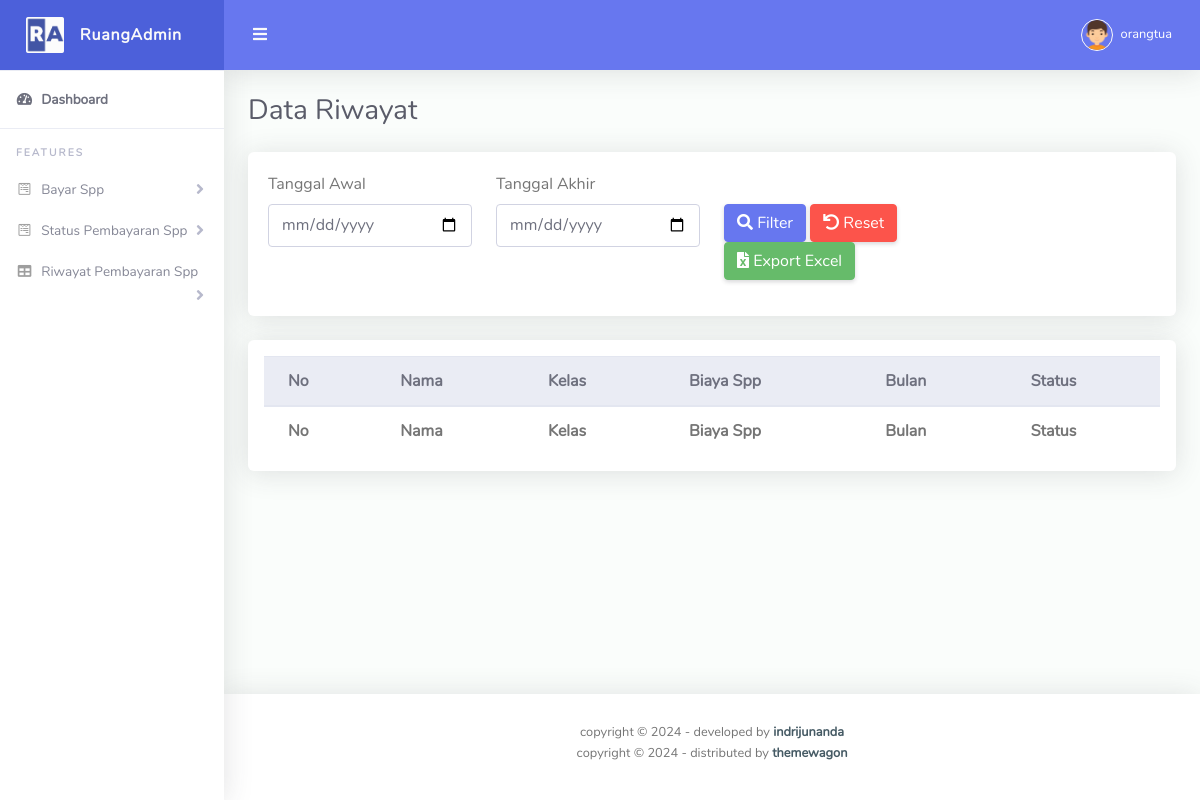
The page /orangtua/riwayat.php (signed in) on the database as committed earlier.
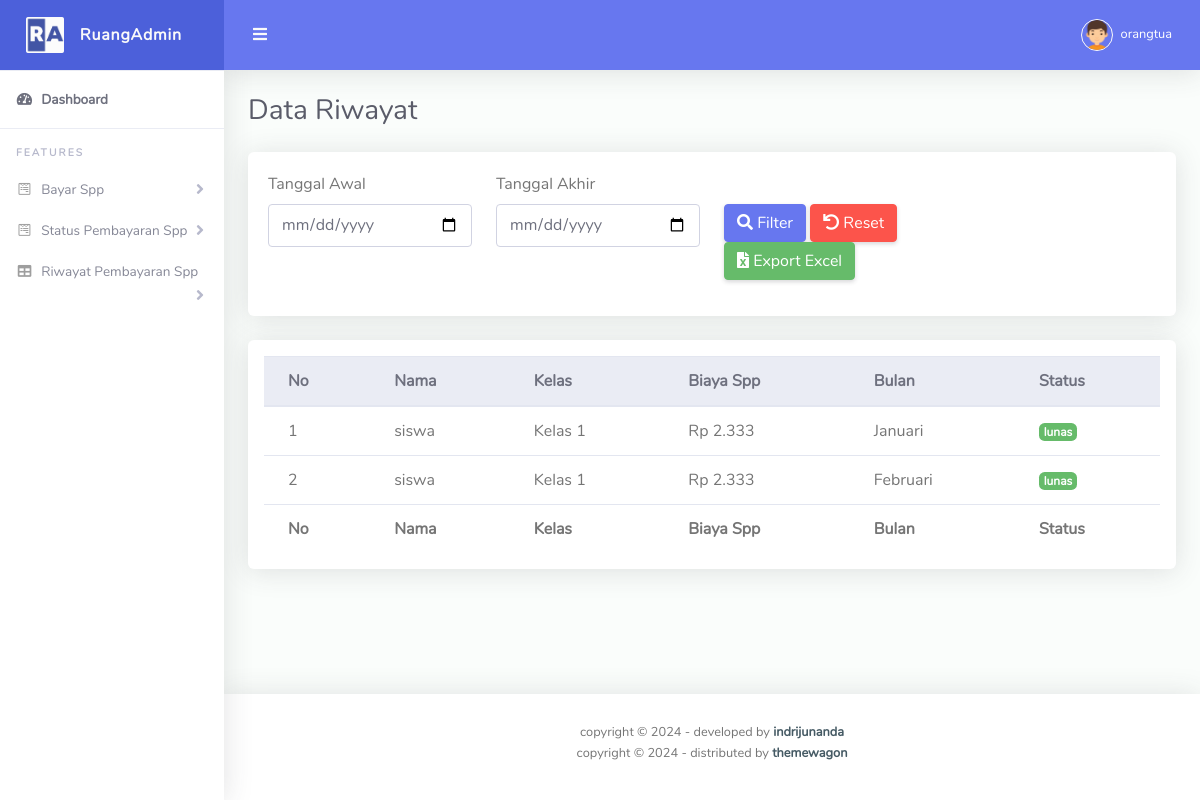
The same page on the database as committed later.
### tables this page shows
CREATE TABLE `pembayaran_221043` (
  `id_221043` int(11) NOT NULL,
  `siswa_id_221043` int(11) DEFAULT NULL,
  `spp_id_221043` int(11) DEFAULT NULL,
  `tanggal_bayar_221043` date DEFAULT NULL,
  `bukti_pembayaran_221043` varchar(255) DEFAULT NULL,
  `bulan_221043` varchar(255) NOT NULL,
  `status_221043` enum('pending','lunas') DEFAULT 'pending'
);

CREATE TABLE `siswa_221043` (
  `id_221043` int(11) NOT NULL,
  `nama_221043` varchar(255) NOT NULL,
  `username_221043` varchar(255) NOT NULL,
  `id_kelas_221043` int(11) NOT NULL,
  `alamat_221043` text DEFAULT NULL,
  `orangtua_id_221043` int(11) DEFAULT NULL,
  `password_221043` varchar(255) NOT NULL
);

CREATE TABLE `kelas_221043` (
  `id_221043` int(11) NOT NULL,
  `kelas_221043` varchar(255) NOT NULL
);

CREATE TABLE `spp_221043` (
  `id_221043` int(11) NOT NULL,
  `id_kelas_221043` int(11) NOT NULL,
  `biaya_221043` decimal(10,0) NOT NULL
);

### orangtua/riwayat.php (the view, shortened to what the changed rows need)
<?php
include '../koneksi.php';
$orangtua_id = $_SESSION['id_orangtua'];
?>
<!DOCTYPE html>
<html lang="en">
<head>
  <link href="../assets/vendor/fontawesome-free/css/all.min.css" rel="stylesheet" type="text/css">
  <link href="../assets/vendor/bootstrap/css/bootstrap.min.css" rel="stylesheet" type="text/css">
  <link href="../assets/css/ruang-admin.min.css" rel="stylesheet">
  <link href="../assets/vendor/datatables/dataTables.bootstrap4.min.css" rel="stylesheet">
</head>
<body id="page-top">
  <div id="wrapper">
    <div id="content-wrapper" class="d-flex flex-column">
      <div id="content">
        <div class="container-fluid" id="container-wrapper">
          <div class="d-sm-flex align-items-center justify-content-between mb-4">
            <h1 class="h3 mb-0 text-gray-800">Data Riwayat</h1>
          </div>
          <div class="row">
  <div class="col-lg-12">
    <div class="card mb-4">
      <div class="table-responsive p-3">
        <table class="table align-items-center table-flush" id="dataTable">
          <thead class="thead-light">
            <tr>
              <th>No</th>
              <th>Nama</th>
              <th>Kelas</th>
              <th>Biaya Spp</th>
              <th>Bulan</th>
              <th>Status</th>
            </tr>
          </thead>
          <tfoot>
            <tr>
              <th>No</th>
              <th>Nama</th>
              <th>Kelas</th>
              <th>Biaya Spp</th>
              <th>Bulan</th>
              <th>Status</th>
            </tr>
          </tfoot>
          <tbody>
          <?php
          $no = 1;
          $where_clause = "WHERE pembayaran_221043.status_221043 = 'lunas'
                          AND siswa_221043.orangtua_id_221043 = '$orangtua_id'";
          $tampil = mysqli_query($koneksi, "SELECT
                                              pembayaran_221043.*,
                                              siswa_221043.nama_221043 AS nama_siswa,
                                              spp_221043.biaya_221043 AS biaya_spp,
                                              kelas_221043.kelas_221043 AS kelas
                                          FROM
                                              pembayaran_221043
                                          JOIN
                                              siswa_221043 ON pembayaran_221043.siswa_id_221043 = siswa_221043.id_221043
                                          JOIN
                                              kelas_221043 ON siswa_221043.id_kelas_221043 = kelas_221043.id_221043
                                          JOIN
                                              spp_221043 ON siswa_221043.id_kelas_221043 = spp_221043.id_kelas_221043
                                          $where_clause
                                          ORDER BY pembayaran_221043.tanggal_bayar_221043 DESC");
          while($data = mysqli_fetch_array($tampil)):
          ?>
            <tr>
              <td><?= $no++ ?></td>
              <td><?= htmlspecialchars($data['nama_siswa']) ?></td>
              <td><?= htmlspecialchars($data['kelas']) ?></td>
              <td>Rp <?= number_format($data['biaya_spp'], 0, ',', '.') ?></td>
              <td><?= htmlspecialchars($data['bulan_221043']) ?></td>
              <td>
                <?php if ($data['status_221043'] == 'pending'): ?>
                  <span class="badge badge-warning"><?= $data['status_221043'] ?></span>
                <?php else: ?>
                  <span class="badge badge-success"><?= $data['status_221043'] ?></span>
                <?php endif; ?>
              </td>
            </tr>
          <?php endwhile; ?>
          </tbody>
        </table>
      </div>
    </div>
  </div>
</div>
        </div>
      </div>
    </div>
  </div>
</body>
</html>

Rows that differ between the two databases and show on the page:
now on this page (row edited): pembayaran_221043: siswa_id_221043.nama_221043 "siswa", kelas_221043.kelas_221043 "Kelas 1", spp_id_221043.biaya_221043 "2.333", bulan_221043 "Januari", status_221043 "lunas"
added pembayaran_221043: siswa_id_221043.nama_221043 "siswa", kelas_221043.kelas_221043 "Kelas 1", spp_id_221043.biaya_221043 "2.333", bulan_221043 "Februari", status_221043 "lunas"
